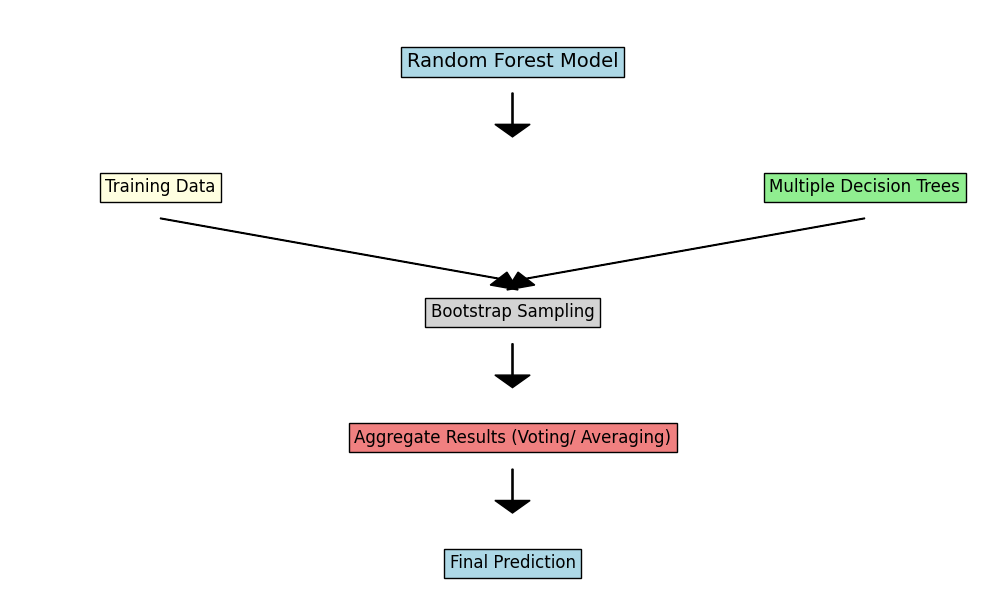

Write Python code to recreate this figure.
import matplotlib.pyplot as plt
from matplotlib.patches import Rectangle

#Create graphics and coordinate axes
fig, ax = plt.subplots(figsize=(10, 6))


ax.text(0.5, 0.9, 'Random Forest Model', fontsize=14, ha='center', va='center', bbox=dict(facecolor='lightblue', edgecolor='black'))
ax.text(0.2, 0.7, 'Training Data', fontsize=12, ha='center', va='center', bbox=dict(facecolor='lightyellow', edgecolor='black'))
ax.text(0.8, 0.7, 'Multiple Decision Trees', fontsize=12, ha='center', va='center', bbox=dict(facecolor='lightgreen', edgecolor='black'))
ax.text(0.5, 0.5, 'Bootstrap Sampling', fontsize=12, ha='center', va='center', bbox=dict(facecolor='lightgray', edgecolor='black'))
ax.text(0.5, 0.3, 'Aggregate Results (Voting/ Averaging)', fontsize=12, ha='center', va='center', bbox=dict(facecolor='lightcoral', edgecolor='black'))
ax.text(0.5, 0.1, 'Final Prediction', fontsize=12, ha='center', va='center', bbox=dict(facecolor='lightblue', edgecolor='black'))


ax.arrow(0.5, 0.85, 0, -0.05, head_width=0.03, head_length=0.02, fc='black', ec='black')
ax.arrow(0.2, 0.65, 0.3, -0.1, head_width=0.03, head_length=0.02, fc='black', ec='black')
ax.arrow(0.8, 0.65, -0.3, -0.1, head_width=0.03, head_length=0.02, fc='black', ec='black')
ax.arrow(0.5, 0.45, 0, -0.05, head_width=0.03, head_length=0.02, fc='black', ec='black')
ax.arrow(0.5, 0.25, 0, -0.05, head_width=0.03, head_length=0.02, fc='black', ec='black')


ax.axis('off')


plt.show()
